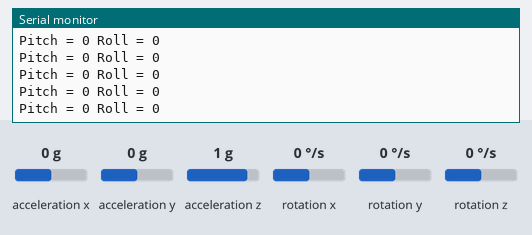
Recording of a sketch running on a simulated Arduino Uno, built with avr-gcc and run on an emulated ATmega328P. Shown: the last lines printed to the serial monitor. The test bench sets the inputs (shaded band); at power-on: acceleration x 0 g, acceleration y 0 g, acceleration z 1 g, rotation x 0 °/s, rotation y 0 °/s, rotation z 0 °/s.

Above: at 1.2 s.
1.3 s: acceleration x set to -1.4 g
At 2.4 s:
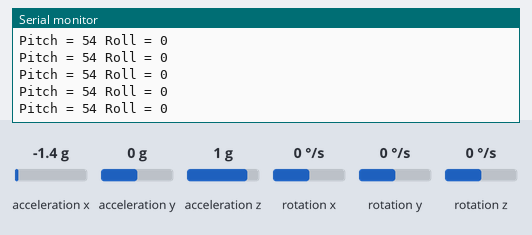
4.3 s: acceleration x set to 0 g
At 5.1 s:
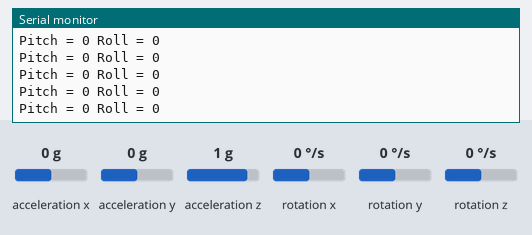
7.3 s: acceleration y set to -1.4 g
At 8.3 s:
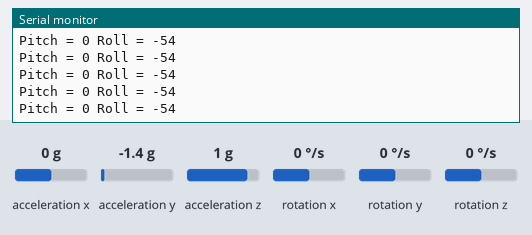
10.3 s: acceleration z set to -1.4 g
At 11.4 s:
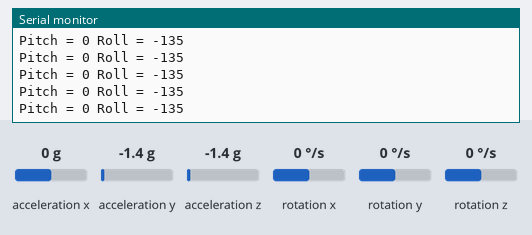
13.3 s: acceleration x set to -0.8 g
At 13.9 s:
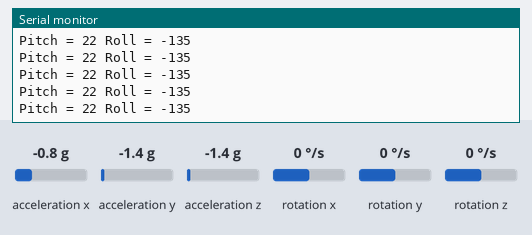
16.3 s: acceleration y set to 0 g
At 17.3 s:
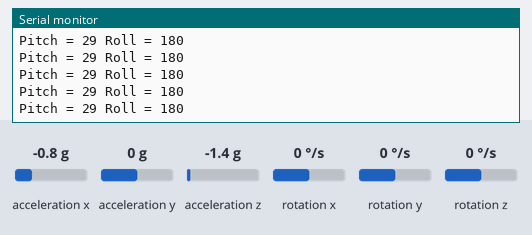
Timing chart, 0 to 19.3 s (numbered marks = the images above; inputs shaded):
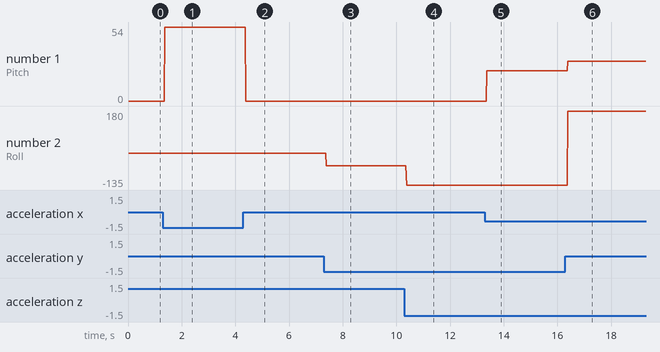

Measured:
- after the input at 1.3 s, the serial monitor: prints a new line after 0.07 s (image 1)
- after the input at 7.3 s, the serial monitor: prints a new line after 0.08 s (image 3)
- after the input at 10.3 s, the serial monitor: prints a new line after 0.08 s (image 4)
- after the input at 13.3 s, the serial monitor: prints a new line after 0.07 s (image 5)
- after the input at 16.3 s, the serial monitor: prints a new line after 0.09 s (image 6)
- plotted number 1: 0 → 54 after the input at 1.3 s, 0 → 22 after the input at 13.3 s, 22 → 29 after the input at 16.3 s
- plotted number 2: 0 → -54 after the input at 7.3 s, -54 → -135 after the input at 10.3 s, -135 → 180 after the input at 16.3 s

The sketch:

Gyroscope.ino
```cpp
#include <Wire.h>
#include <MPU6050.h>

MPU6050 mpu;

void setup()
{
  Serial.begin(9600);

  Serial.println("Initialize MPU6050");

  while(!mpu.begin(MPU6050_SCALE_2000DPS, MPU6050_RANGE_2G))
  {
    Serial.println("Could not find a valid MPU6050 sensor, check wiring!");
    delay(500);
  }
}

void loop()
{
  // Read normalized values
  Vector normAccel = mpu.readNormalizeAccel();

  // Calculate Pitch & Roll
  int pitch = -(atan2(normAccel.XAxis, sqrt(normAccel.YAxis*normAccel.YAxis + normAccel.ZAxis*normAccel.ZAxis))*180.0)/M_PI;
  int roll = (atan2(normAccel.YAxis, normAccel.ZAxis)*180.0)/M_PI;

  // Output
  Serial.print("Pitch = ");
  Serial.print(pitch);
  Serial.print(" Roll = ");
  Serial.print(roll);

  Serial.println();
//  delay(100);
}
```
